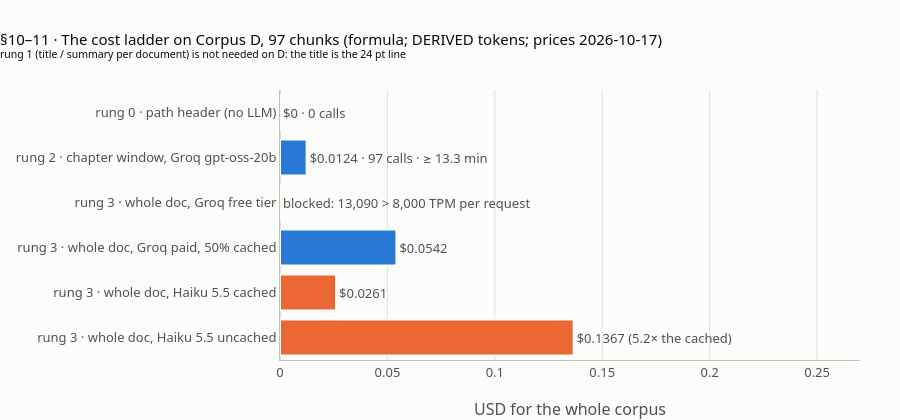

The notebook cell this image was saved under:
### Markdown cell above
## 11 · Prompt caching, cache keys and wrong contexts

**What this verifies** (lesson step 11, `#cache`; facts K11, K12). The whole-document prompt repeats the same 12,840 document tokens 97 times. **Prompt caching** stores that prefix once: put the **document first and the chunk last**, and process the chunks in document order, so every call after the first starts with the same bytes. Claude's write costs 1.25× (5-minute cache) once, and each read 0.1× (external, `claude-api` skill). The formula:

`cost_d = D·p_in·w + (n−1)·D·p_in·ρ + n·(c+P)·p_in + n·o·p_out`

On D with Haiku 5.5: **$0.1367** uncached vs **$0.0261** cached, **5.2×** cheaper. A prefix below the model's minimum is **silently not cached**: the cookbook's 3,412-token document is under Haiku 4.5's 4,096 minimum (external); Haiku 5.5's minimum is 512.

**Cache keys.** The stored contexts must be rebuilt when anything in the prompt changes. After a one-line edit on page 12 (" (revised)" appended to its first line), only chunk 33's text changes:
- a key over the **chunk text only** serves **96 of 97** contexts from cache, all written from the old document;
- a key over **prompt version + document text + chunk text** serves **0 of 97**: all are rebuilt.

**Wrong contexts.** An LLM can write a context that names something not in the document. A cheap check: every capitalised name in the context must occur in the document text (toy example below).

**The chart** compares the cost of each rung of the ladder (steps 10 and 11).

### Code cell
w_mult, r_mult = 1.25, 0.10
c_unc = (N * in3 * hk5["input"] + N * O_TOK * hk5["output"]) / 1e6
c_cache = (O200_DOC * hk5["input"] * w_mult + (N - 1) * O200_DOC * hk5["input"] * r_mult
           + N * P_TOK * hk5["input"] + N * O_TOK * hk5["output"]) / 1e6
check("§11 rung 3 with Haiku 5.5: uncached USD, cached USD, ratio (formula, K11)",
      [r4(c_unc), r4(c_cache), float(f"{c_unc / c_cache:.1f}")], [0.1367, 0.0261, 5.2])
check("§11 minimum cacheable prefix: Haiku 5.5 (512) vs our 12,840; Haiku 4.5 (4,096) vs the cookbook's 3,412 "
      "(external): [D is cached, cookbook is cached]", [O200_DOC >= 512, 3412 >= 4096], [True, False])

# prefix order: the document first gives every prompt the same prefix; the chunk first gives none
doc_first = [f"<document>\n{DOC}\n</document>\n<chunk>\n{c['text']}\n</chunk>" for c in chunks]
chunk_first = [f"<chunk>\n{c['text']}\n</chunk>\n<document>\n{DOC}\n</document>" for c in chunks]
pre_doc, pre_chunk = len(os.path.commonprefix(doc_first)), len(os.path.commonprefix(chunk_first))
print(f"   shared prefix of the 97 prompts: document first {pre_doc} characters; chunk first {pre_chunk} characters")
check("§11 document first: the 97 prompts share the whole document as prefix; chunk first: almost nothing",
      [pre_doc >= len(DOC), pre_chunk < 50], [True, True])

# K12: cache keys after a one-line edit on page 12
edited_pages = list(pages)
edited_pages[11] = pages[11].replace("\n", " (revised)\n", 1)
EDOC = "\n".join(edited_pages)
edch = chunking.chunk_document("climate", "edited", edited_pages,
                               chunking.ChunkerConfig(name="recursive", size=1000, overlap=200, scope="per_page"))
sha = lambda s: hashlib.sha256(s.encode("utf-8")).hexdigest()
k_chunk = [sha(c["text"]) for c in chunks]
k_chunk_e = [sha(c.text) for c in edch]
k_full = [sha("i5_context_wholedoc_v1|" + DOC + "|" + c["text"]) for c in chunks]
k_full_e = [sha("i5_context_wholedoc_v1|" + EDOC + "|" + c.text) for c in edch]
check("§11 edit on page 12: chunk count unchanged; changed chunks; page-12 chunks (K12)",
      [len(edch), [i for i in range(N) if k_chunk[i] != k_chunk_e[i]], [i for i in range(N) if PAGE[i] == 12]],
      [97, [33], [33, 34, 35]])
check("§11 served from cache: chunk-text key vs prompt version + document + chunk key (K12)",
      [sum(a == b for a, b in zip(k_chunk, k_chunk_e)), sum(a == b for a, b in zip(k_full, k_full_e))], [96, 0])
check("§11 doc_text_sha256 before / after the edit, first 12 hex (K12)", [sha(DOC)[:12], sha(EDOC)[:12]],
      ["5106772efa77", "1377caa13861"])

# wrong contexts: every capitalised name in a context must occur in the document (toy contexts)
NAME_RE = re.compile(r"\b[A-Z][A-Za-z0-9-]+(?:\s+[A-Z][A-Za-z0-9-]+)*")


def names_not_in_doc(context, doc_text=DOC):
    return [n for n in NAME_RE.findall(context) if n not in doc_text]


TOY_CTX = {
    "good": "This chunk is from Chapter 6 on Global and Local Climate Action, under International Collaboration; "
            "it describes the Paris Agreement.",
    "wrong": "This chunk is from the Nike annual report and describes the Kyoto Protocol.",
}
for k, v in TOY_CTX.items():
    print(f"   toy context ({k}): {v!r} -> names not in the document: {names_not_in_doc(v)}")
check("§11 entity check on two toy contexts: names not in the document (toy)",
      {k: names_not_in_doc(v) for k, v in TOY_CTX.items()}, {"good": [], "wrong": ["Nike"]})

# chart: the cost ladder
LADDER = [("rung 0 · path header (no LLM)", 0.0, AQUA, "$0 · 0 calls"),
          ("rung 2 · chapter window, Groq gpt-oss-20b", cost2, BLUE, f"${cost2:.4f} · 97 calls · ≥ {tok2 / tpm:.1f} min"),
          ("rung 3 · whole doc, Groq free tier", 0.0, RED, "blocked: 13,090 > 8,000 TPM per request"),
          ("rung 3 · whole doc, Groq paid, 50% cached", c_groq_cached, BLUE, f"${c_groq_cached:.4f}"),
          ("rung 3 · whole doc, Haiku 5.5 cached", c_cache, ORANGE, f"${c_cache:.4f}"),
          ("rung 3 · whole doc, Haiku 5.5 uncached", c_unc, ORANGE, f"${c_unc:.4f} ({c_unc / c_cache:.1f}× the cached)")]
fig = go.Figure(go.Bar(y=[r[0] for r in LADDER], x=[round(r[1], 4) for r in LADDER], orientation="h",
                       marker=dict(color=[r[2] for r in LADDER], line=dict(width=2, color=SURFACE)),
                       text=[r[3] for r in LADDER], textposition="outside", cliponaxis=False,
                       hovertemplate="%{y}: $%{x:.4f}<extra></extra>"))
fig.update_layout(height=420, showlegend=False,
                  title="§10–11 · The cost ladder on Corpus D, 97 chunks (formula; DERIVED tokens; prices 2026-10-17)"
                        "<br><sup>rung 1 (title / summary per document) is not needed on D: the title is the 24 pt line</sup>",
                  xaxis=dict(title="USD for the whole corpus", range=[0, 0.27]), yaxis=dict(autorange="reversed"),
                  margin=dict(l=280, r=40, t=90, b=60))
fig.show()

### Figure 1 — Plotly figure (JSON) as saved in the notebook; plotly's stock layout.template omitted (floating-point values rounded to 4 significant figures)
{"data": [{"cliponaxis": false, "hovertemplate": "%{y}: $%{x:.4f}<extra></extra>", "marker": {"color": ["#1baf7a", "#2a78d6", "#c8323c", "#2a78d6", "#eb6834", "#eb6834"], "line": {"color": "#fcfcfb", "width": 2}}, "orientation": "h", "text": ["$0 · 0 calls", "$0.0124 · 97 calls · ≥ 13.3 min", "blocked: 13,090 > 8,000 TPM per request", "$0.0542", "$0.0261", "$0.1367 (5.2× the cached)"], "textposition": "outside", "x": [0.0, 0.0124, 0.0, 0.0542, 0.0261, 0.1367], "y": ["rung 0 · path header (no LLM)", "rung 2 · chapter window, Groq gpt-oss-20b", "rung 3 · whole doc, Groq free tier", "rung 3 · whole doc, Groq paid, 50% cached", "rung 3 · whole doc, Haiku 5.5 cached", "rung 3 · whole doc, Haiku 5.5 uncached"], "type": "bar"}], "layout": {"xaxis": {"title": {"text": "USD for the whole corpus"}, "range": [0, 0.27]}, "yaxis": {"autorange": "reversed"}, "margin": {"l": 280, "r": 40, "t": 90, "b": 60}, "height": 420, "showlegend": false, "title": {"text": "§10–11 · The cost ladder on Corpus D, 97 chunks (formula; DERIVED tokens; prices 2026-10-17)<br><sup>rung 1 (title / summary per document) is not needed on D: the title is the 24 pt line</sup>"}}}
